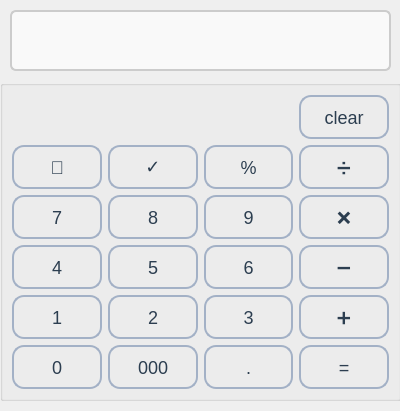
<?xml version="1.0" encoding="UTF-8"?>
<ui version="4.0">
 <class>Dialog</class>
 <widget class="QDialog" name="Dialog">
  <property name="geometry">
   <rect>
    <x>0</x>
    <y>0</y>
    <width>400</width>
    <height>411</height>
   </rect>
  </property>
  <property name="sizePolicy">
   <sizepolicy hsizetype="Fixed" vsizetype="Fixed">
    <horstretch>0</horstretch>
    <verstretch>0</verstretch>
   </sizepolicy>
  </property>
  <property name="minimumSize">
   <size>
    <width>400</width>
    <height>411</height>
   </size>
  </property>
  <property name="maximumSize">
   <size>
    <width>400</width>
    <height>411</height>
   </size>
  </property>
  <property name="windowTitle">
   <string>Matin Calculator</string>
  </property>
  <property name="styleSheet">
   <string notr="true"/>
  </property>
  <widget class="QGroupBox" name="groupBox">
   <property name="geometry">
    <rect>
     <x>0</x>
     <y>80</y>
     <width>401</width>
     <height>321</height>
    </rect>
   </property>
   <property name="styleSheet">
    <string notr="true">QPushButton {
    font-size: 18px;
    padding: 10px 20px;
    border-radius: 12px;
    background: qlineargradient(x1:0, y1:0, x2:0, y2:1,
                stop:0 #ffffff, stop:1 #d1d8e0);
    color: #2c3e50;
    border: 2px solid #a3b1c6;
    box-shadow: 0 5px 10px rgba(0, 0, 0, 0.15);
    transition: all 0.2s ease;
}

QPushButton:hover {
    background: qlineargradient(x1:0, y1:0, x2:0, y2:1,
                stop:0 #f0f3f7, stop:1 #bfc8d9);
    border-color: #8899aa;
    box-shadow: 0 8px 15px rgba(0, 0, 0, 0.3);
}

QPushButton:pressed {
    background: qlineargradient(x1:0, y1:0, x2:0, y2:1,
                stop:0 #a1a9b8, stop:1 #7f8692);
    border-color: #687080;
    padding-left: 22px;  
    padding-top: 16px;
    box-shadow: 0 2px 5px rgba(0, 0, 0, 0.6);
}</string>
   </property>
   <property name="title">
    <string/>
   </property>
   <layout class="QGridLayout" name="gridLayout_2">
    <item row="15" column="3">
     <widget class="QPushButton" name="btn_3">
      <property name="text">
       <string>3</string>
      </property>
     </widget>
    </item>
    <item row="15" column="4">
     <widget class="QPushButton" name="btn_add">
      <property name="text">
       <string>➕</string>
      </property>
     </widget>
    </item>
    <item row="15" column="0">
     <widget class="QPushButton" name="btn_1">
      <property name="text">
       <string>1</string>
      </property>
     </widget>
    </item>
    <item row="12" column="0">
     <widget class="QPushButton" name="btn_7">
      <property name="text">
       <string>7</string>
      </property>
     </widget>
    </item>
    <item row="12" column="2">
     <widget class="QPushButton" name="btn_8">
      <property name="text">
       <string>8</string>
      </property>
     </widget>
    </item>
    <item row="12" column="3">
     <widget class="QPushButton" name="btn_9">
      <property name="text">
       <string>9</string>
      </property>
     </widget>
    </item>
    <item row="14" column="2">
     <widget class="QPushButton" name="btn_5">
      <property name="text">
       <string>5</string>
      </property>
     </widget>
    </item>
    <item row="14" column="0">
     <widget class="QPushButton" name="btn_4">
      <property name="text">
       <string>4</string>
      </property>
     </widget>
    </item>
    <item row="15" column="2">
     <widget class="QPushButton" name="btn_2">
      <property name="text">
       <string>2</string>
      </property>
     </widget>
    </item>
    <item row="14" column="3">
     <widget class="QPushButton" name="btn_6">
      <property name="text">
       <string>6</string>
      </property>
     </widget>
    </item>
    <item row="14" column="4">
     <widget class="QPushButton" name="btn_sub">
      <property name="text">
       <string>➖</string>
      </property>
     </widget>
    </item>
    <item row="18" column="4">
     <widget class="QPushButton" name="btn_equal">
      <property name="text">
       <string>=</string>
      </property>
     </widget>
    </item>
    <item row="18" column="0">
     <widget class="QPushButton" name="btn_0">
      <property name="styleSheet">
       <string notr="true">QPushButton {
    font-size: 18px;
    padding: 10px 20px;
    border-radius: 12px;
    background: qlineargradient(x1:0, y1:0, x2:0, y2:1,
                stop:0 #ffffff, stop:1 #d1d8e0);
    color: #2c3e50;
    border: 2px solid #a3b1c6;
    box-shadow: 0 5px 10px rgba(0, 0, 0, 0.15);
    transition: all 0.2s ease;
}

QPushButton:hover {
    background: qlineargradient(x1:0, y1:0, x2:0, y2:1,
                stop:0 #f0f3f7, stop:1 #bfc8d9);
    border-color: #8899aa;
    box-shadow: 0 8px 15px rgba(0, 0, 0, 0.3);
}

QPushButton:pressed {
    background: qlineargradient(x1:0, y1:0, x2:0, y2:1,
                stop:0 #a1a9b8, stop:1 #7f8692);
    border-color: #687080;
    padding-left: 22px;  
    padding-top: 16px;
    box-shadow: 0 2px 5px rgba(0, 0, 0, 0.6);
}</string>
      </property>
      <property name="text">
       <string>0</string>
      </property>
     </widget>
    </item>
    <item row="12" column="4">
     <widget class="QPushButton" name="btn_mul">
      <property name="text">
       <string>❌</string>
      </property>
     </widget>
    </item>
    <item row="18" column="2">
     <widget class="QPushButton" name="btn_000">
      <property name="styleSheet">
       <string notr="true">QPushButton {
    font-size: 18px;
    padding: 10px 20px;
    border-radius: 12px;
    background: qlineargradient(x1:0, y1:0, x2:0, y2:1,
                stop:0 #ffffff, stop:1 #d1d8e0);
    color: #2c3e50;
    border: 2px solid #a3b1c6;
    box-shadow: 0 5px 10px rgba(0, 0, 0, 0.15);
    transition: all 0.2s ease;
}

QPushButton:hover {
    background: qlineargradient(x1:0, y1:0, x2:0, y2:1,
                stop:0 #f0f3f7, stop:1 #bfc8d9);
    border-color: #8899aa;
    box-shadow: 0 8px 15px rgba(0, 0, 0, 0.3);
}

QPushButton:pressed {
    background: qlineargradient(x1:0, y1:0, x2:0, y2:1,
                stop:0 #a1a9b8, stop:1 #7f8692);
    border-color: #687080;
    padding-left: 22px; 
    padding-top: 16px;
    box-shadow: 0 2px 5px rgba(0, 0, 0, 0.6);
}</string>
      </property>
      <property name="text">
       <string>000</string>
      </property>
     </widget>
    </item>
    <item row="11" column="4">
     <widget class="QPushButton" name="btn_div">
      <property name="text">
       <string>➗</string>
      </property>
     </widget>
    </item>
    <item row="1" column="4">
     <widget class="QPushButton" name="btn_clear">
      <property name="text">
       <string>clear</string>
      </property>
     </widget>
    </item>
    <item row="18" column="3">
     <widget class="QPushButton" name="btn_auditor">
      <property name="text">
       <string>.</string>
      </property>
     </widget>
    </item>
    <item row="11" column="0">
     <widget class="QPushButton" name="btn_history">
      <property name="text">
       <string>📄</string>
      </property>
     </widget>
    </item>
    <item row="11" column="3">
     <widget class="QPushButton" name="btn_percent">
      <property name="text">
       <string>%</string>
      </property>
     </widget>
    </item>
    <item row="11" column="2">
     <widget class="QPushButton" name="btn_sqrt">
      <property name="text">
       <string>✓</string>
      </property>
     </widget>
    </item>
   </layout>
  </widget>
  <widget class="QLineEdit" name="display">
   <property name="geometry">
    <rect>
     <x>10</x>
     <y>10</y>
     <width>381</width>
     <height>61</height>
    </rect>
   </property>
   <property name="font">
    <font>
     <pointsize>-1</pointsize>
    </font>
   </property>
   <property name="styleSheet">
    <string notr="true">QLineEdit {
    font-size: 24px;
    padding: 10px;
    border: 2px solid #ccc;
    border-radius: 6px;
    background-color: #f9f9f9;
    color: #333;
}</string>
   </property>
   <property name="cursorPosition">
    <number>0</number>
   </property>
   <property name="alignment">
    <set>Qt::AlignRight|Qt::AlignTrailing|Qt::AlignVCenter</set>
   </property>
   <property name="readOnly">
    <bool>true</bool>
   </property>
  </widget>
 </widget>
 <resources/>
 <connections/>
</ui>
